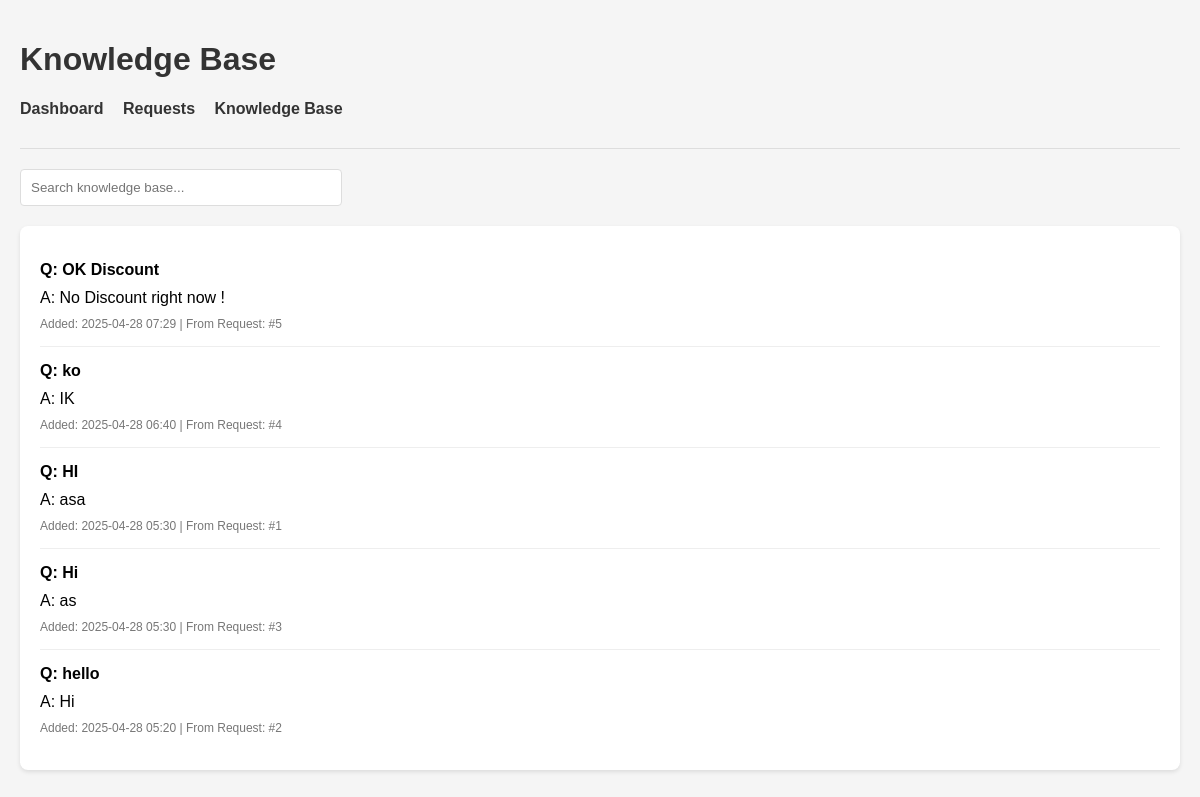
/knowledge, run on the app's committed database.
### db/models.py (models this page shows, shortened)
class KnowledgeEntry(db.Model):
    id = db.Column(db.Integer, primary_key=True)
    question = db.Column(db.Text, nullable=False)
    answer = db.Column(db.Text, nullable=False)
    help_request_id = db.Column(db.Integer, db.ForeignKey('help_request.id'))
    created_at = db.Column(db.DateTime, default=datetime.utcnow)
    help_request = db.relationship('HelpRequest', backref=db.backref('knowledge_entries', lazy=True))

### web/routes.py (the view)
@web.route('/knowledge')
def view_knowledge():
    entries = KnowledgeEntry.query.order_by(KnowledgeEntry.created_at.desc()).all()
    return render_template('knowledge.html', entries=entries)

### web/templates/knowledge.html (shortened to what this page needs)
<!DOCTYPE html>
<html lang="en">
<head>
</head>
<body>
    <div class="container">
        <header>
            <h1>Knowledge Base</h1>
            <nav>
                <a href="/">Dashboard</a>
                <a href="/requests">Requests</a>
                <a href="/knowledge">Knowledge Base</a>
            </nav>
        </header>
        <div class="search-box">
            <input type="text" id="search-input" placeholder="Search knowledge base...">
        </div>
        <div class="knowledge-list">
            {% if entries %}
                {% for entry in entries %}
                <div class="knowledge-item">
                    <div class="knowledge-question">Q: {{ entry.question }}</div>
                    <div class="knowledge-answer">A: {{ entry.answer }}</div>
                    <div class="knowledge-meta">
                        Added: {{ entry.created_at.strftime('%Y-%m-%d %H:%M') }}
                        {% if entry.help_request_id %}
                        | From Request: #{{ entry.help_request_id }}
                        {% endif %}
                    </div>
                </div>
                {% endfor %}
            {% else %}
                <div class="no-entries">
                    <p>No knowledge base entries found.</p>
                </div>
            {% endif %}
        </div>
    </div>
</body>
</html>

### web/templates/knowledge.html (style rules this page uses)
body { font-family: Arial, sans-serif; margin: 0; padding: 20px; background-color: #f5f5f5; }
.container { max-width: 1200px; margin: 0 auto; }
header { margin-bottom: 20px; padding-bottom: 10px; border-bottom: 1px solid #ddd; }
h1 { color: #333; }
nav { margin-bottom: 20px; }
nav a { margin-right: 15px; text-decoration: none; color: #333; font-weight: bold; }
.knowledge-list { background-color: white; border-radius: 8px; padding: 20px; box-shadow: 0 2px 4px rgba(0,0,0,0.1); }
.knowledge-item { border-bottom: 1px solid #eee; padding: 15px 0; }
.knowledge-item:last-child { border-bottom: none; }
.knowledge-question { font-weight: bold; margin-bottom: 10px; }
.knowledge-answer { margin-bottom: 10px; }
.knowledge-meta { font-size: 12px; color: #777; }
.search-box { margin-bottom: 20px; }
.search-box input { padding: 10px; width: 300px; border: 1px solid #ddd; border-radius: 4px; }

### data on the page
KnowledgeEntry: question "OK Discount", answer "No Discount right now !", created_at "2025-04-28 07:29", help_request_id "5"
KnowledgeEntry: question "ko", answer "IK", created_at "2025-04-28 06:40", help_request_id "4"
KnowledgeEntry: question "HI", answer "asa", created_at "2025-04-28 05:30", help_request_id "1"
KnowledgeEntry: question "Hi", answer "as", created_at "2025-04-28 05:30", help_request_id "3"
KnowledgeEntry: question "hello", answer "Hi", created_at "2025-04-28 05:20", help_request_id "2"
